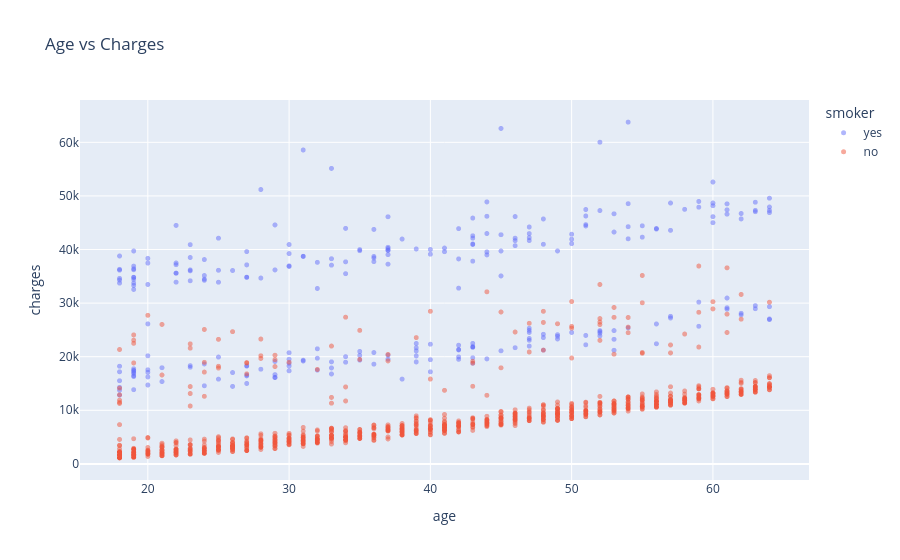

The code cell stored with this chart in its notebook:
### Markdown cell above
##### Age vs Charges

### Code cell
fig = px.scatter(df, x= "age", y ="charges",color="smoker", opacity = 0.5, title="Age vs Charges")
fig.update_traces(marker_size = 5)
fig.show()

### Figure 1 — Plotly figure (JSON) as saved in the notebook; plotly's stock layout.template omitted (floating-point values rounded to 4 significant figures; data arrays with more than 128 entries replaced by an {"elided": "..."} marker saying what was removed)
{"data": [{"hovertemplate": "smoker=yes<br>age=%{x}<br>charges=%{y}<extra></extra>", "legendgroup": "yes", "marker": {"color": "#636efa", "opacity": 0.5, "size": 5, "symbol": "circle"}, "mode": "markers", "name": "yes", "showlegend": true, "type": "scattergl", "x": {"elided": "274 int values"}, "xaxis": "x", "y": {"elided": "274 float values"}, "yaxis": "y"}, {"hovertemplate": "smoker=no<br>age=%{x}<br>charges=%{y}<extra></extra>", "legendgroup": "no", "marker": {"color": "#EF553B", "opacity": 0.5, "size": 5, "symbol": "circle"}, "mode": "markers", "name": "no", "showlegend": true, "type": "scattergl", "x": {"elided": "1064 int values"}, "xaxis": "x", "y": {"elided": "1064 float values"}, "yaxis": "y"}], "layout": {"legend": {"title": {"text": "smoker"}, "tracegroupgap": 0}, "title": {"text": "Age vs Charges"}, "xaxis": {"anchor": "y", "domain": [0, 1], "title": {"text": "age"}}, "yaxis": {"anchor": "x", "domain": [0, 1], "title": {"text": "charges"}}}}
